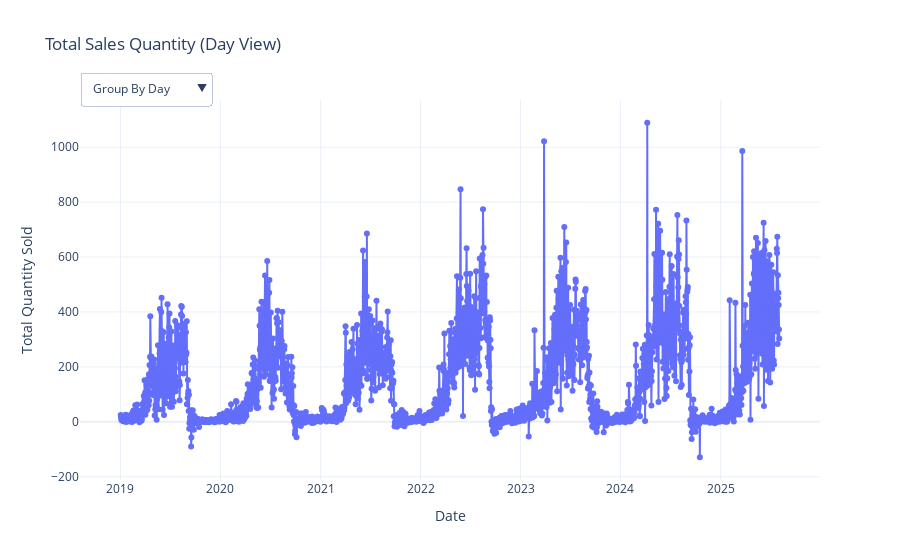

Source (notebook cell):
### Code cell
# Visualize Data to Identify Patterns and Seasonality
plot_interactive_sales_dashboard(data)
